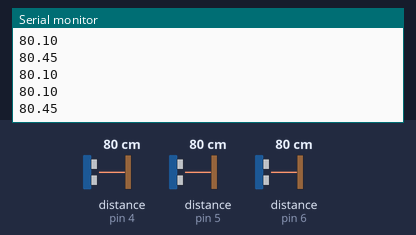
This sketch was run on a simulated Arduino Uno, built with avr-gcc and run on an emulated ATmega328P. Parts: the last lines printed to the serial monitor. Wiring (inferred from the names in the program): 3 × ultrasonic range finder: trigger pin 4, echo pin 4 / trigger pin 5, echo pin 5 / trigger pin 6, echo pin 6. The inputs (shaded band) are chosen by the test bench; at power-on: distance to the obstacle (sensors on pin 4, pin 5, pin 6) 80 cm. The echo pulse lasts 58.3 µs per cm.

Above: at 1.2 s.
1.3 s: distance to the obstacle (sensor on pin 4) set to 2 cm
At 2.3 s:
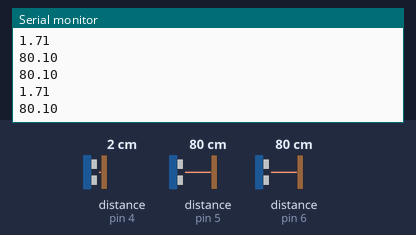
2.8 s: distance to the obstacle (sensor on pin 5) set to 2 cm
At 3.8 s:
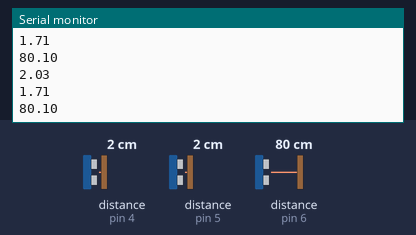
4.3 s: distance to the obstacle (sensor on pin 6) set to 2 cm
At 4.8 s:
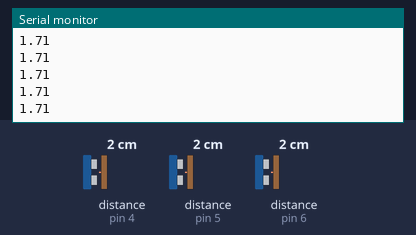
5.8 s: distance to the obstacle (sensor on pin 4) set to 4 cm
At 6.9 s:
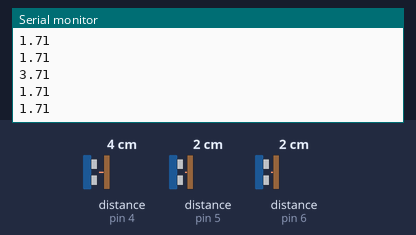
7.3 s: distance to the obstacle (sensor on pin 5) set to 4 cm
At 7.9 s:
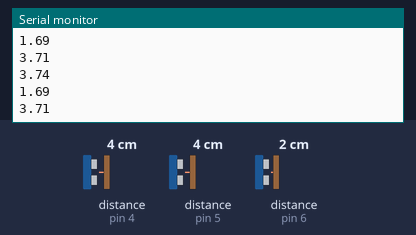
8.8 s: distance to the obstacle (sensor on pin 6) set to 4 cm
At 9.5 s:
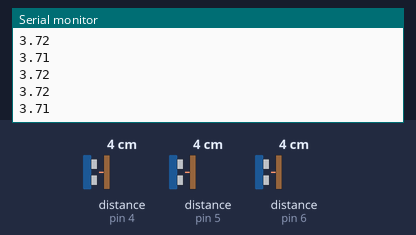
Timing chart, 0 to 11.3 s (numbered marks = the images above; inputs shaded):
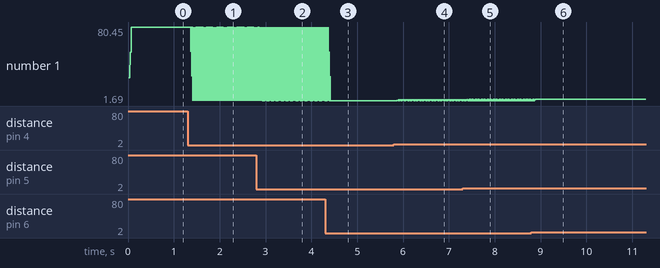

The sketch:

CinCin_ultrasuoni.ino
```cpp
// CINCIN ultrasuoni (readable version)
// turn on led when distance below 15cm
// blink when between 15cm and 60 cm

#define DEBUG 1

#define BOUD_RATE 9600
#define SIGNAL_PIN_RIGHT 4
#define SIGNAL_PIN_LEFT 5
#define SIGNAL_PIN_MIDDLE 6
#define NUM_READINGS 3

#define LOW_DISTANCE 15
#define FAR_DISTANCE 60

#define DELAY_LED_BLINKING 100

int currentIndex;
float distances_right[NUM_READINGS];
float distances_left[NUM_READINGS];
float distances_middle[NUM_READINGS];
float totalDistance_right;
float totalDistance_left;
float totalDistance_middle;

void setup() {
  Serial.begin(9600);

  currentIndex = 0;
  clearTotal(&totalDistance_right);
  clearTotal(&totalDistance_left);
  clearTotal(&totalDistance_middle);

  clearDistances(distances_right);
  clearDistances(distances_left);
  clearDistances(distances_middle);
}

void loop() {
  float distance_right = getDistance(SIGNAL_PIN_RIGHT);
  float distance_left = getDistance(SIGNAL_PIN_LEFT);
  float distance_middle = getDistance(SIGNAL_PIN_MIDDLE);

  removeFirstDistance(&totalDistance_right,distances_right);
  removeFirstDistance(&totalDistance_left,distances_left);
  removeFirstDistance(&totalDistance_middle,distances_middle);

  shiftDistances(distances_right);
  shiftDistances(distances_left);
  shiftDistances(distances_middle);

  totalDistance_right += distance_right;
  appendDistance(distance_right,distances_right);

  totalDistance_left += distance_left;
  appendDistance(distance_left,distances_left);

  totalDistance_middle += distance_middle;
  appendDistance(distance_middle,distances_middle);

  /*if ((isTooFar(distances_right)) || (isTooFar(distances_left)) || (isTooFar(distances_middle))) {
    clearTotal(&totalDistance_right);
    clearDistances(distances_right);

    clearTotal(&totalDistance_left);
    clearDistances(distances_left);

    clearTotal(&totalDistance_middle);
    clearDistances(distances_middle);

  } else {*/
    performBehavior(averageDistance(totalDistance_right));
    performBehavior(averageDistance(totalDistance_left));
    performBehavior(averageDistance(totalDistance_middle));
  //}

}

float averageDistance(float totalDistance)
{
  return totalDistance / NUM_READINGS;
}

void removeFirstDistance(float *totalDistance, float *distances)
{
  *totalDistance -= distances[0];
}

void shiftDistances(float *distances)
{
  for (int i=0; i < NUM_READINGS-1; i++) {
    distances[i] = distances[i + 1];
  }
  distances[NUM_READINGS - 1] = 0;
}

void appendDistance(float distance,float *distances)
{
  distances[currentIndex++] = distance;
  if (currentIndex >= NUM_READINGS) {
    currentIndex = NUM_READINGS - 1;
  }
}

int isTooFar(float *distances)
{
  return getDistanceFromEnd(0,distances) == 0 && getDistanceFromEnd(1,distances) == 0;
}

float getDistanceFromEnd(int position,float *distances)
{
  return (currentIndex-position > 0)? distances[currentIndex-position] : 0;
}

void performBehavior(float avgDistance)
{
 debugDistance(avgDistance);
}

void debugDistance(float avgDistance)
{
  if (DEBUG) {
    Serial.println(avgDistance);
  }
}

float getDistance(int pin)
{
  // durata dell'impulso
  float pulseTime;
  float distanza;

  pinMode(pin, OUTPUT);
  digitalWrite(pin, LOW);      // viene posto a LOW pin
  delayMicroseconds(2);              // per 2 microsecondi
  digitalWrite(pin, HIGH);     // invia un impulso di trigger
  delayMicroseconds(10);             // di 10 microsecondi
  digitalWrite(pin, LOW);      // pone il pin al LOW in attesa che l'impulso torni indietro

  pinMode(pin, INPUT);
  pulseTime = pulseIn(pin, HIGH); // legge l'eco dell'impulso emesso in microsecondi
  return pulseTime / 58;            // divide la durata per 58 per ottenere la distanza in cm
}

void clearTotal(float *totalDistance)
{
 *totalDistance = 0;
}

void clearDistances(float *distances)
{
  for (int i=0; i<NUM_READINGS; i++) {
    distances[i] = 0;
  }
}
```

Measured:
- after the input at 1.3 s, the serial monitor: prints a new line after 0.07 s (image 1)
- after the input at 2.8 s, the serial monitor: prints a new line after 0.08 s (image 2)
- after the input at 5.8 s, the serial monitor: prints a new line after 0.07 s (image 4)
- after the input at 7.3 s, the serial monitor: prints a new line after 0.08 s (image 5)
- after the input at 8.8 s, the serial monitor: prints a new line after 0.08 s (image 6)
- plotted number 1: 1.71 → 3.71 after the input at 5.8 s
